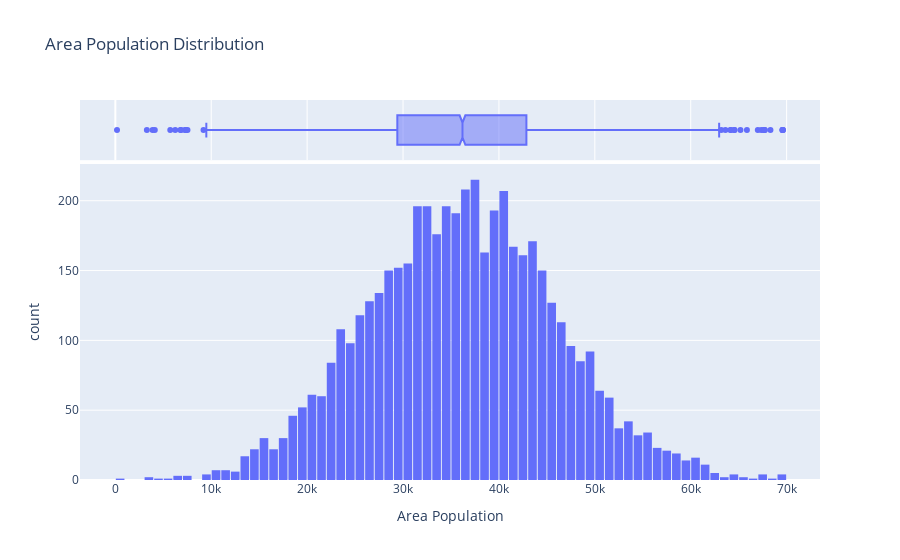

Notebook code for this chart:
### Code cell
fig=px.histogram(dataset_df, x='Area Population', marginal='box', title='Area Population Distribution')
fig.update_layout(bargap=0.1)
fig.show()

### Figure 1 — Plotly figure (JSON) as saved in the notebook; plotly's stock layout.template omitted (floating-point values rounded to 4 significant figures; data arrays with more than 128 entries replaced by an {"elided": "..."} marker saying what was removed)
{"data": [{"alignmentgroup": "True", "bingroup": "x", "hovertemplate": "Area Population=%{x}<br>count=%{y}<extra></extra>", "legendgroup": "", "marker": {"color": "#636efa", "pattern": {"shape": ""}}, "name": "", "offsetgroup": "", "orientation": "v", "showlegend": false, "type": "histogram", "x": {"elided": "5000 float values"}, "xaxis": "x", "yaxis": "y"}, {"alignmentgroup": "True", "hovertemplate": "Area Population=%{x}<extra></extra>", "legendgroup": "", "marker": {"color": "#636efa"}, "name": "", "notched": true, "offsetgroup": "", "showlegend": false, "type": "box", "x": {"elided": "5000 float values"}, "xaxis": "x2", "yaxis": "y2"}], "layout": {"bargap": 0.1, "barmode": "relative", "legend": {"tracegroupgap": 0}, "title": {"text": "Area Population Distribution"}, "xaxis": {"anchor": "y", "domain": [0, 1], "title": {"text": "Area Population"}}, "xaxis2": {"anchor": "y2", "domain": [0, 1], "matches": "x", "showgrid": true, "showticklabels": false}, "yaxis": {"anchor": "x", "domain": [0, 0.8316], "title": {"text": "count"}}, "yaxis2": {"anchor": "x2", "domain": [0.8416, 1], "matches": "y2", "showgrid": false, "showline": false, "showticklabels": false, "ticks": ""}}}
